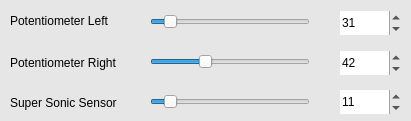
   <widget class="QWidget" name="widget" native="true">
    <property name="geometry">
     <rect>
      <x>20</x>
      <y>350</y>
      <width>411</width>
      <height>121</height>
     </rect>
    </property>
    <property name="palette">
     <palette>
      <active>
       <colorrole role="Base">
        <brush brushstyle="SolidPattern">
         <color alpha="255">
          <red>255</red>
          <green>255</green>
          <blue>255</blue>
         </color>
        </brush>
       </colorrole>
       <colorrole role="Window">
        <brush brushstyle="SolidPattern">
         <color alpha="255">
          <red>230</red>
          <green>230</green>
          <blue>230</blue>
         </color>
        </brush>
       </colorrole>
      </active>
      <inactive>
       <colorrole role="Base">
        <brush brushstyle="SolidPattern">
         <color alpha="255">
          <red>255</red>
          <green>255</green>
          <blue>255</blue>
         </color>
        </brush>
       </colorrole>
       <colorrole role="Window">
        <brush brushstyle="SolidPattern">
         <color alpha="255">
          <red>230</red>
          <green>230</green>
          <blue>230</blue>
         </color>
        </brush>
       </colorrole>
      </inactive>
      <disabled>
       <colorrole role="Base">
        <brush brushstyle="SolidPattern">
         <color alpha="255">
          <red>230</red>
          <green>230</green>
          <blue>230</blue>
         </color>
        </brush>
       </colorrole>
       <colorrole role="Window">
        <brush brushstyle="SolidPattern">
         <color alpha="255">
          <red>230</red>
          <green>230</green>
          <blue>230</blue>
         </color>
        </brush>
       </colorrole>
      </disabled>
     </palette>
    </property>
    <property name="autoFillBackground">
     <bool>true</bool>
    </property>
    <widget class="QSpinBox" name="spinBox_5">
     <property name="geometry">
      <rect>
       <x>340</x>
       <y>11</y>
       <width>61</width>
       <height>24</height>
      </rect>
     </property>
     <property name="frame">
      <bool>false</bool>
     </property>
     <property name="maximum">
      <number>127</number>
     </property>
     <property name="value">
      <number>31</number>
     </property>
    </widget>
    <widget class="QLabel" name="label_10">
     <property name="geometry">
      <rect>
       <x>10</x>
       <y>11</y>
       <width>121</width>
       <height>20</height>
      </rect>
     </property>
     <property name="text">
      <string>Potentiometer Left</string>
     </property>
    </widget>
    <widget class="QSlider" name="Pot_Left_Slider">
     <property name="geometry">
      <rect>
       <x>150</x>
       <y>11</y>
       <width>160</width>
       <height>22</height>
      </rect>
     </property>
     <property name="maximum">
      <number>127</number>
     </property>
     <property name="value">
      <number>11</number>
     </property>
     <property name="orientation">
      <enum>Qt::Horizontal</enum>
     </property>
    </widget>
    <widget class="QLabel" name="label_13">
     <property name="geometry">
      <rect>
       <x>10</x>
       <y>47</y>
       <width>131</width>
       <height>31</height>
      </rect>
     </property>
     <property name="text">
      <string>Potentiometer Right</string>
     </property>
    </widget>
    <widget class="QSlider" name="Pot_Right_Slider">
     <property name="geometry">
      <rect>
       <x>150</x>
       <y>51</y>
       <width>160</width>
       <height>22</height>
      </rect>
     </property>
     <property name="maximum">
      <number>127</number>
     </property>
     <property name="value">
      <number>42</number>
     </property>
     <property name="orientation">
      <enum>Qt::Horizontal</enum>
     </property>
    </widget>
    <widget class="QSpinBox" name="spinBox_9">
     <property name="geometry">
      <rect>
       <x>340</x>
       <y>51</y>
       <width>61</width>
       <height>24</height>
      </rect>
     </property>
     <property name="frame">
      <bool>false</bool>
     </property>
     <property name="maximum">
      <number>127</number>
     </property>
     <property name="value">
      <number>42</number>
     </property>
    </widget>
    <widget class="QSlider" name="SS_Slider">
     <property name="geometry">
      <rect>
       <x>150</x>
       <y>91</y>
       <width>160</width>
       <height>22</height>
      </rect>
     </property>
     <property name="maximum">
      <number>127</number>
     </property>
     <property name="value">
      <number>11</number>
     </property>
     <property name="orientation">
      <enum>Qt::Horizontal</enum>
     </property>
    </widget>
    <widget class="QLabel" name="label_11">
     <property name="geometry">
      <rect>
       <x>10</x>
       <y>87</y>
       <width>121</width>
       <height>31</height>
      </rect>
     </property>
     <property name="text">
      <string>Super Sonic Sensor</string>
     </property>
    </widget>
    <widget class="QSpinBox" name="spinBox_4">
     <property name="geometry">
      <rect>
       <x>340</x>
       <y>90</y>
       <width>61</width>
       <height>24</height>
      </rect>
     </property>
     <property name="frame">
      <bool>false</bool>
     </property>
     <property name="maximum">
      <number>127</number>
     </property>
     <property name="value">
      <number>11</number>
     </property>
    </widget>
    <widget class="QLabel" name="label_14">
     <property name="geometry">
      <rect>
       <x>150</x>
       <y>-20</y>
       <width>181</width>
       <height>21</height>
      </rect>
     </property>
     <property name="text">
      <string>MIDI Control Change Number</string>
     </property>
    </widget>
   </widget>
